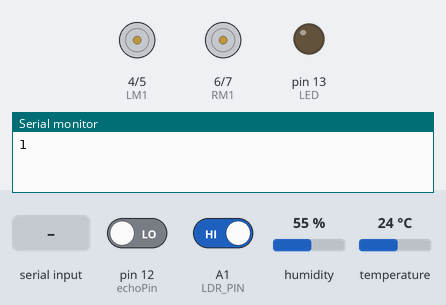
This sketch was run on a simulated Arduino Uno, built with avr-gcc and run on an emulated ATmega328P. On the bench: motor-driver pin pairs drawn as motors (green arrow = first pin HIGH = forward, orange = second pin HIGH = backward, longer = more drive), output pins drawn as LEDs (lit = HIGH), the last lines printed to the serial monitor. Inputs (shaded band) come from the test bench; at power-on: A1 (LDR_PIN) HIGH, pin 12 (echoPin) LOW, humidity 55 %, temperature 24 °C. Pins used as bus, display or sensor lines are not drawn.

Above: at 1.2 s.
1.3 s: A1 (LDR_PIN) driven LOW
At 2.7 s:
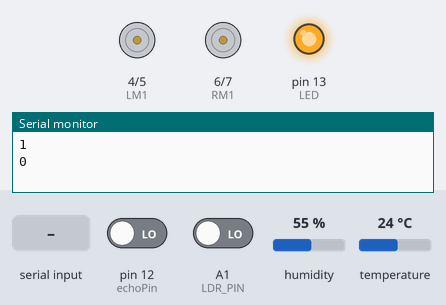
3.5 s: "1" received over the second serial link
At 4.7 s:
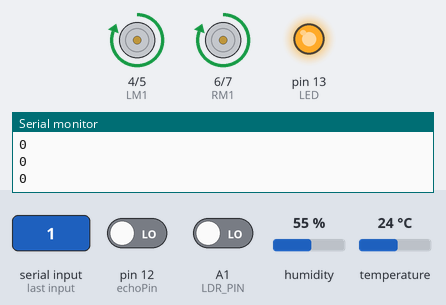
6.6 s: "2" received over the second serial link
At 8.5 s:
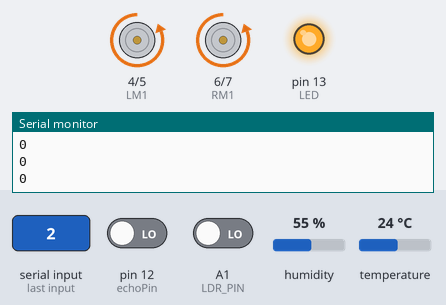
8.8 s: "3" received over the second serial link
At 10.1 s:
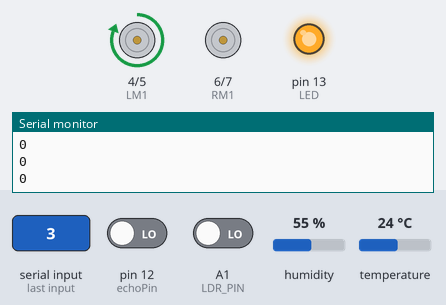
10.9 s: A1 (LDR_PIN) driven HIGH
At 12.2 s:
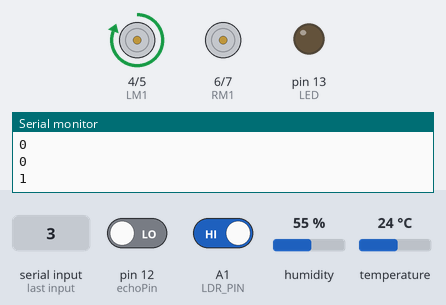
12.9 s: "4" received over the second serial link
At 14.1 s:
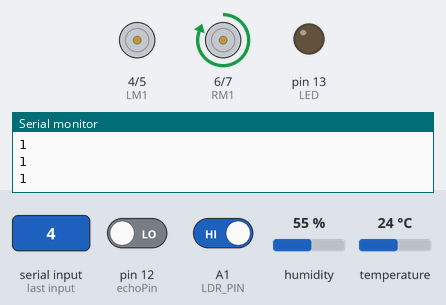
Timing chart, 0 to 15.9 s (numbered marks = the images above; inputs shaded):
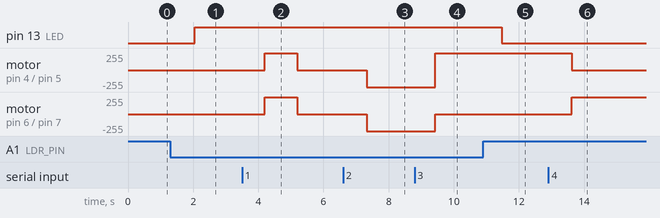

Measured:
- after the input at 1.3 s, pin 13 (LED): LOW → HIGH after 0.75 s
- after the input at 3.5 s, motor on pin 4 (LM1) / pin 5 (LM2), motor on pin 6 (RM1) / pin 7 (RM2): stopped → forward 255/255 after 0.69 s, → stopped 1.0 s later
- after the input at 6.6 s, motor on pin 4 (LM1) / pin 5 (LM2), motor on pin 6 (RM1) / pin 7 (RM2): stopped → backward 255/255 after 0.74 s
- after the input at 8.8 s, motor on pin 4 (LM1) / pin 5 (LM2): backward 255/255 → forward 255/255 after 0.63 s; motor on pin 6 (RM1) / pin 7 (RM2): backward 255/255 → stopped after 0.63 s
- after the input at 10.9 s, pin 13 (LED): HIGH → LOW after 0.58 s
- after the input at 12.9 s, motor on pin 4 (LM1) / pin 5 (LM2): forward 255/255 → stopped after 0.72 s; motor on pin 6 (RM1) / pin 7 (RM2): stopped → forward 255/255 after 0.72 s

The sketch:

sketch_apr11a.ino
```cpp
#include <SoftwareSerial.h>
SoftwareSerial Bluetooth(10, 9);    //  Tx , Rx

#include <SimpleDHT.h>
SimpleDHT11 dht11;

#define LM1 4
#define LM2 5
#define RM1 6
#define RM2 7
int trigPin = 11;
int echoPin = 12;

int pinDHT11 = A0;
int LDR_PIN = A1;
int LED = 13;

char data;
long duration, distance;
byte temperature = 0;
byte humidity = 0;
int LDR_data = 0;

void Forward()
{
  digitalWrite(LM1, HIGH);
  digitalWrite(LM2, LOW);
  digitalWrite(RM1, HIGH);
  digitalWrite(RM2, LOW);
}
void Backward()
{
  digitalWrite(LM1, LOW);
  digitalWrite(LM2, HIGH);
  digitalWrite(RM1, LOW);
  digitalWrite(RM2, HIGH);
}
void Right()
{
  digitalWrite(LM1, LOW);
  digitalWrite(LM2, LOW);
  digitalWrite(RM1, HIGH);
  digitalWrite(RM2, LOW);
}
void Left ()
{
  digitalWrite(LM1, HIGH);
  digitalWrite(LM2, LOW);
  digitalWrite(RM1, LOW);
  digitalWrite(RM2, LOW);
}
void Stop()
{
  digitalWrite(LM1, LOW);
  digitalWrite(LM2, LOW);
  digitalWrite(RM1, LOW);
  digitalWrite(RM2, LOW);
}
char x;
void setup()
{
  Serial.begin(9600);
  Bluetooth.begin(9600);
  pinMode(LM1, OUTPUT);
  pinMode(LM2, OUTPUT);
  pinMode(RM1, OUTPUT);
  pinMode(RM2, OUTPUT);
  pinMode(trigPin, OUTPUT);
  pinMode(echoPin, INPUT);
  pinMode(pinDHT11, INPUT);
  pinMode(LDR_PIN, INPUT);
  pinMode(LED, OUTPUT);
}

void loop()
{
  if (Bluetooth.available())
  {
    x = Bluetooth.read();

    switch (x)
    {
      case '1':  Forward();   break;
      case '2':  Backward();  break;
      case '3':  Left();      break;
      case '4':  Right();     break;
      case '5':  Stop();      break;
    }
  }
  digitalWrite(trigPin, LOW);
  delayMicroseconds(2);
  digitalWrite(trigPin, HIGH);
  delayMicroseconds(10);
  duration = pulseIn(echoPin, HIGH);
  distance = duration / 58.2;
  if (x == '1')
  {
    if (distance <= 31)
    {
      Stop();
    }
  }
  LDR_data = digitalRead(LDR_PIN);
  Serial.println(LDR_data);
  if (LDR_data == LOW)
  {
    digitalWrite(LED, HIGH);
  }
  else
  {
    digitalWrite(LED, LOW);
  }

  if (dht11.read(pinDHT11, &temperature, &humidity, NULL))
  {
    delay(100);
    return;
  }

  if (distance < 31)
  {
    Bluetooth.print(temperature);
    Bluetooth.print("|");
    Bluetooth.print(humidity);
    Bluetooth.print("|");
    Bluetooth.print("Obstacle_Detected");
  }
  else
  {
    Bluetooth.print(temperature);
    Bluetooth.print("|");
    Bluetooth.print(humidity);
    Bluetooth.print("|");
    Bluetooth.print("_");
  }

}
```
